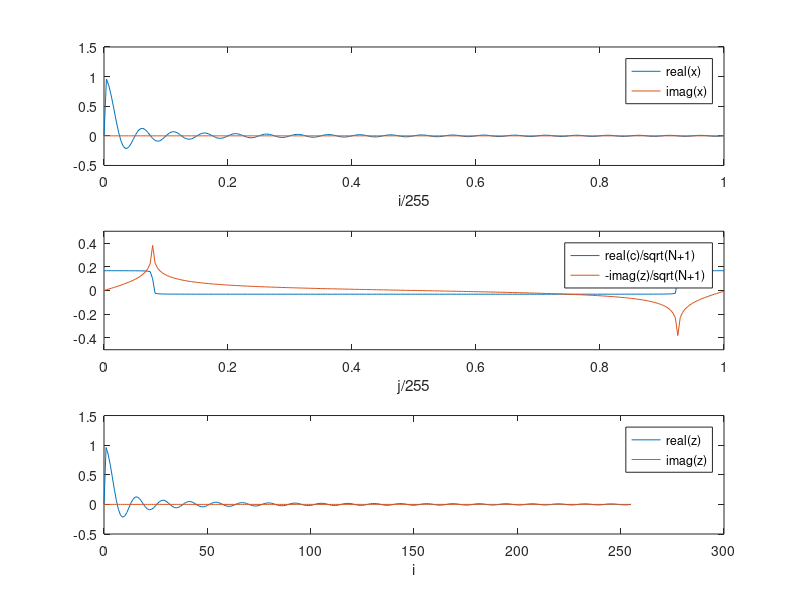

MATLAB code to generate this figure:
% F6FTSINCCS
% The complex FT is used.
% Fourier transform of sinz/z function of width 0 to d

function F6FTSINCCS;
% Original Function
i = (0:1:255);
d = 20;
x = sin(2*pi*d*(i/255))./(2*pi*d*(i/255));
x(1) = 0;
nx = length(i);


figure(1);
subplot(3,1,1);
plot(i/255,real(x),i/255,imag(x));
axis([0 1 -0.5 1.5]);
xlabel('i/255');
legend('real(x)','imag(x)');

%Fourier transform
c = fft(x);
%N = 128
N = length(c)-1;
j = (0:1:N);

subplot(3,1,2);
plot(j/255,real(c)/sqrt(N+1),j/255,-imag(c)/sqrt(N+1));
axis([0 1 -0.5 0.5]);
xlabel('j/255');
legend('real(c)/sqrt(N+1)','-imag(z)/sqrt(N+1)');

% The first zero of the FT
% is at 1/2d

%Fourier transform(inverse) of Fourier transform
z = ifft(c);
N = length(c)-1;
k = (0:1:N);

% 1/(2*d)=0.025

subplot(3,1,3);
plot(i,real(z),i,imag(z));
axis([0 300 -0.5 1.5]);
xlabel('i');
legend('real(z)','imag(z)');
